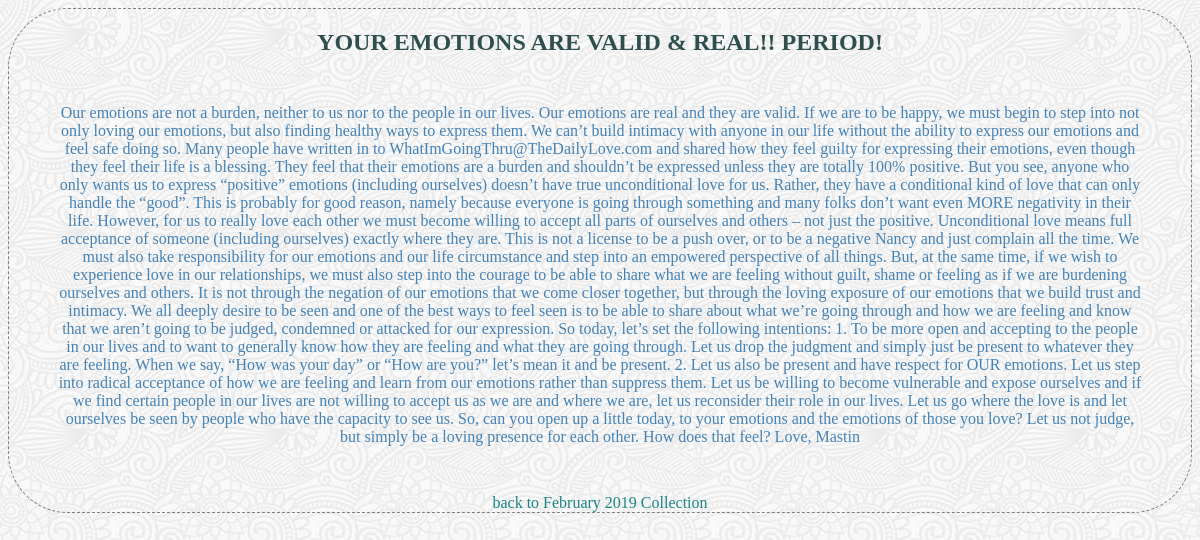
The app's page /collections/1/1/view with its own data.
### database_setup.py (models this page shows, shortened)
class ArticleCollection(Base):
    __tablename__ = 'article_item'
    name = Column(String(350), nullable=False)
    id = Column(Integer, primary_key=True)
    description = Column(String(250))
    date = Column(
        String(80),
        default=datetime.datetime.now().strftime("%y-%m-%d %H:%M:%S"))
    text = Column(Text())
    user_id = Column(Integer, ForeignKey('user.id'))
    user = relationship(User)
    collection_id = Column(Integer, ForeignKey('collection.id'))
    collection = relationship(Collection)

class Collection(Base):
    __tablename__ = 'collection'
    id = Column(Integer, primary_key=True)
    name = Column(String(80), nullable=False)
    user_id = Column(Integer, ForeignKey('user.id'))
    user = relationship(User)

### finalProject.py (the view, shortened to what this page needs)
@app.route(
    '/collections/<int:collection_id>/<int:article_id>/',
    methods=[
        'GET',
        'POST'])
@app.route(
    '/collections/<int:collection_id>/<int:article_id>/view',
    methods=[
        'GET',
        'POST'])
def viewArticle(collection_id, article_id):
    item = session.query(ArticleCollection).filter_by(id=article_id).one()
    collection = session.query(Collection).filter_by(id=collection_id).one()
    if 'name' not in login_session or item.user_id != login_session['user_id']:
        return render_template(
            'publicArticle.html',
            collection_id=collection_id,
            coll=collection,
            article_id=article_id,
            art=item)

### templates/publicArticle.html (shortened to what this page needs)
<!DOCTYPE html>
<html>
    <head>
        <link rel=stylesheet type=text/css href='{{url_for('static', filename='style.css')}}'>
    </head>
    <body>
        <div class="pane">
            <h2 class="header">{{art.name}}</h2>
            <p class="item article">
                {{art.text}}
            </p>
            <a class="link" href="{{url_for('collectionList', collection_id=collection_id)}}">back to {{coll.name}} </a>
        </div>
    </body>
</html>

### static/style.css (style rules this page uses)
html { background-image: url('full-bloom.png'); background-repeat: repeat; }
a { color: steelblue; text-decoration-line: none; }
.item { color: steelblue; }
.article { text-align: center; margin: 4vw; }
.link { color: rgb(28, 133, 133); }
.header { color: darkslategray; text-transform: capitalize; }
.pane { border: dashed grey 1pt; border-radius: 5vw; text-align: center; }

### records on screen
ArticleCollection: name "YOUR EMOTIONS ARE VALID & REAL!! PERIOD!", text "Our emotions are not a burden, neither to us nor to the people in our lives. Our emotions are real and they are valid. If we are to be happy, we must begin to step into not only loving our emotions, but also finding healthy ways to express them. We can’t build intimacy with anyone in our life without the ability to express our emotions and feel safe doing so. Many people have written in to WhatImGoingThru@TheDailyLove.com and shared how they feel guilty for expressing their emotions, even though they feel their life is a blessing. They feel that their emotions are a burden and shouldn’t be expressed unless they are totally 100% positive. But you see, anyone who only wants us to express…"
Collection: name "February 2019 Collection"
